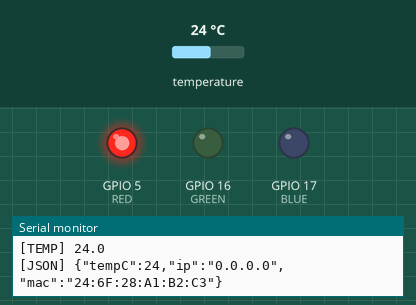
Simulated run of this program. Board: ESP32. Shown: output pins drawn as LEDs (lit = HIGH), the last lines printed to the serial monitor. Inputs (shaded band) come from the test bench; at power-on: temperature 24 °C. WiFi joins after 1.5 s; servers stay silent unless stated; uploads are accepted with an empty reply.

Above: at 5.2 s.
5.3 s: temperature set to 29.7 °C
13.4 s: temperature set to 30.6 °C
At 19.4 s:
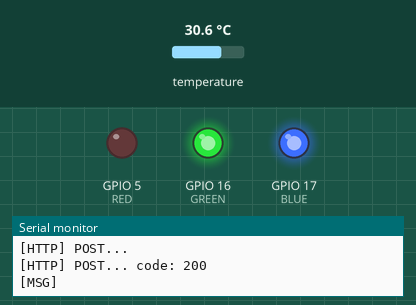
20.5 s: temperature set to 12 °C
At 25.3 s:
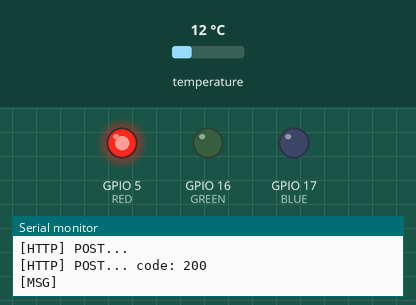
27.6 s: temperature set to 33 °C
At 31.1 s:
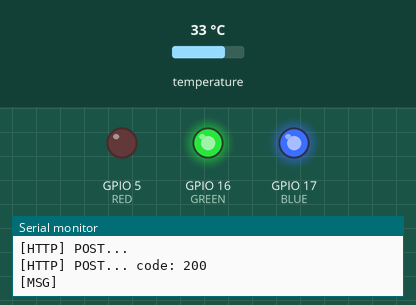
Timing chart, 0 to 32.6 s (numbered marks = the images above; inputs shaded):
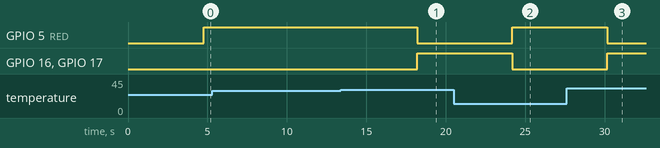

The program:

main.cpp
```cpp
#include <Arduino.h>
#include <DallasTemperature.h>
#include <ArduinoJson.h>
#include <WiFi.h>
#include <WiFiMulti.h>
#include <HTTPClient.h>

#define USE_SERIAL Serial
#define BLUE 17
#define RED 5
#define GREEN 16

const char *ssid = "WIFI NAME";
const char *password = "WIFI PASSWORD";

WiFiMulti wifiMulti;
OneWire oneWire(4);
DallasTemperature sensors(&oneWire);
float temp;

void setup()
{
  USE_SERIAL.begin(115200);
  sensors.setResolution(12);

  pinMode(RED, OUTPUT);
  pinMode(GREEN, OUTPUT);
  pinMode(BLUE, OUTPUT);
  sensors.begin();

  USE_SERIAL.println();
  USE_SERIAL.println();
  USE_SERIAL.println();

  for (uint8_t t = 4; t > 0; t--)
  {
    USE_SERIAL.printf("[SETUP] WAIT %d...\n", t);
    USE_SERIAL.flush();
    delay(1000);
  }

  wifiMulti.addAP(ssid, password);
}

void loop()
{

  Serial.println("-------------------");

  String databuf;

  sensors.requestTemperatures();
  temp = sensors.getTempCByIndex(0);

  Serial.print("[TEMP] ");
  Serial.print(temp, 1);
  Serial.println();

  if (temp < 30.0)
  {
    digitalWrite(GREEN, LOW);
    digitalWrite(RED, HIGH);
    digitalWrite(BLUE, LOW);
  }
  else if (temp > 30.0)
  {
    digitalWrite(RED, LOW);
    digitalWrite(GREEN, HIGH);
    digitalWrite(BLUE, HIGH);
  }

  String mac = String(WiFi.macAddress());

  StaticJsonDocument<200> doc;
  doc["tempC"] = temp;
  doc["ip"] = WiFi.localIP().toString();
  doc["mac"] = mac;

  serializeJson(doc, databuf);

  Serial.print("[JSON] ");
  Serial.print(databuf);
  Serial.println();
  // wait for WiFi connection
  if ((wifiMulti.run() == WL_CONNECTED))
  {

    HTTPClient http;

    USE_SERIAL.print("[HTTP] begin...\n");

    http.begin("http://192.168.2.103:8080/temperature");

    http.addHeader("content-type", "application/json");
    USE_SERIAL.print("[HTTP] POST...\n");
    int httpCode = http.POST(databuf);

    // httpCode will be negative on error
    if (httpCode > 0)
    {
      // HTTP header has been send and Server response header has been handled
      USE_SERIAL.printf("[HTTP] POST... code: %d\n", httpCode);

      // file found at server
      if (httpCode == HTTP_CODE_OK)
      {
        String payload = http.getString();
        USE_SERIAL.print("[MSG] ");
        USE_SERIAL.print(payload);
        Serial.println();
      }
    }
    else
    {
      USE_SERIAL.printf("[HTTP] POST... failed, error: %s\n", http.errorToString(httpCode).c_str());
    }

    http.end();
  }

  delay(5000);
}
```

Measured:
- the behaviour switches between 30 and 30.1 °C on temperature (found by bisection; images 0 and 1)
- after the input at 13.4 s, GPIO 5 (RED): HIGH → LOW after 4.8 s; GPIO 16 (GREEN), GPIO 17 (BLUE): LOW → HIGH after 4.8 s
- after the input at 20.5 s, GPIO 5 (RED): LOW → HIGH after 3.7 s; GPIO 16 (GREEN), GPIO 17 (BLUE): HIGH → LOW after 3.7 s
- after the input at 27.6 s, GPIO 5 (RED): HIGH → LOW after 2.6 s; GPIO 16 (GREEN), GPIO 17 (BLUE): LOW → HIGH after 2.6 s
